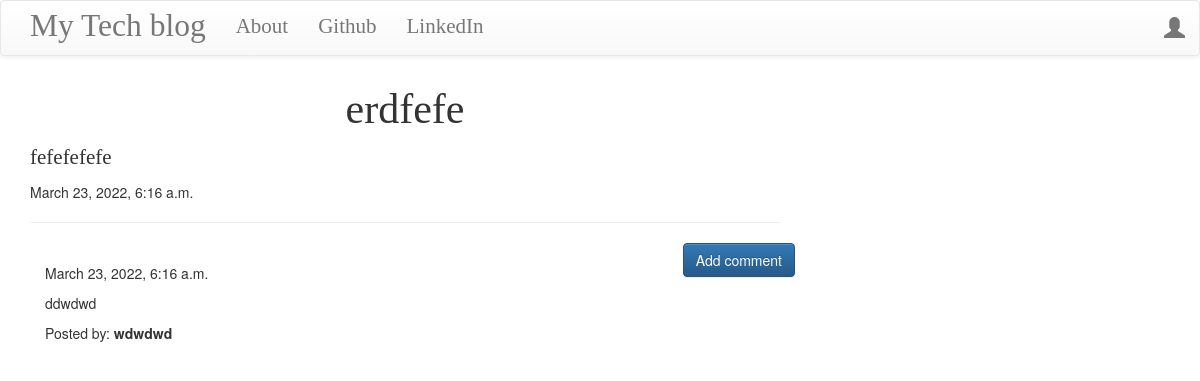
/post/10, run on the app's committed database.
### blog/models.py (models this page shows, shortened)
class Post(models.Model):
    author = models.ForeignKey('auth.User', on_delete = models.CASCADE)
    title = models.CharField(max_length=200)
    text = models.TextField()
    created_date = models.DateTimeField(default=timezone.now)
    published_date = models.DateTimeField(blank=True, null=True)

class Comment(models.Model):
    post = models.ForeignKey('blog.Post', related_name='comments',on_delete = models.CASCADE)
    author = models.CharField(max_length=200)
    text = models.TextField()
    created_date = models.DateTimeField(default=timezone.now)
    approved_comment = models.BooleanField(default=False)

### blog/views.py (the view)
# urls.py: re_path(r'^post/(?P<pk>\d+)$', views.PostDetailView.as_view(), name='post_detail'),
class PostDetailView(DetailView):
    model = Post

### blog/templates/blog/post_detail.html (shortened to what this page needs)
{% extends 'blog/base.html' %}
{% block content %}
       <h1 class="posttitle loader">{{ post.title }}</h1>
       <p class="postcontent" >{{ post.text|safe|linebreaksbr }}</p>
       {% if post.published_date %}
           <div class="date postdate">
               {{ post.published_date }}
           </div>
       {% else %}
         <a href="{% url 'post_publish' pk=post.pk %}">
          <button class="btn btn-default">
              Publish
          </button>
         </a>
       {% endif %}
 <hr>
 <a class="btn btn-primary btn-comment" href="{% url 'add_comment_post' pk=post.pk %}">Add comment</a>
 <div class="container">
 {% for comment in post.comments.all %}
 <br>
     {% if user.is_authenticated or comment.approved_comment %}
             {{ comment.created_date }}
         <p>{{ comment.text|safe|linebreaks }}</p>
         <p>Posted by: <strong>{{ comment.author }}</strong></p>
     {% endif %}
 {% empty %}
     <p>No comments posted.</p>
 {% endfor %}
</div>
{% endblock %}

### blog/static/css/blog.css (style rules this page uses)
.postdate { text-align: left; }
.posttitle { font-family: 'Merriweather', serif; font-size: 3em; text-align: center; }
.postcontent { font-family:'Merriweather', serif; font-size: 1.5em; }
.btn-comment { position: absolute; right: 0px; }

### data on the page
Post: title "erdfefe", text "fefefefefe", published_date "March 23, 2022, 6:16 a.m."
Comment: created_date "March 23, 2022, 6:16 a.m.", text "ddwdwd", author "wdwdwd"
